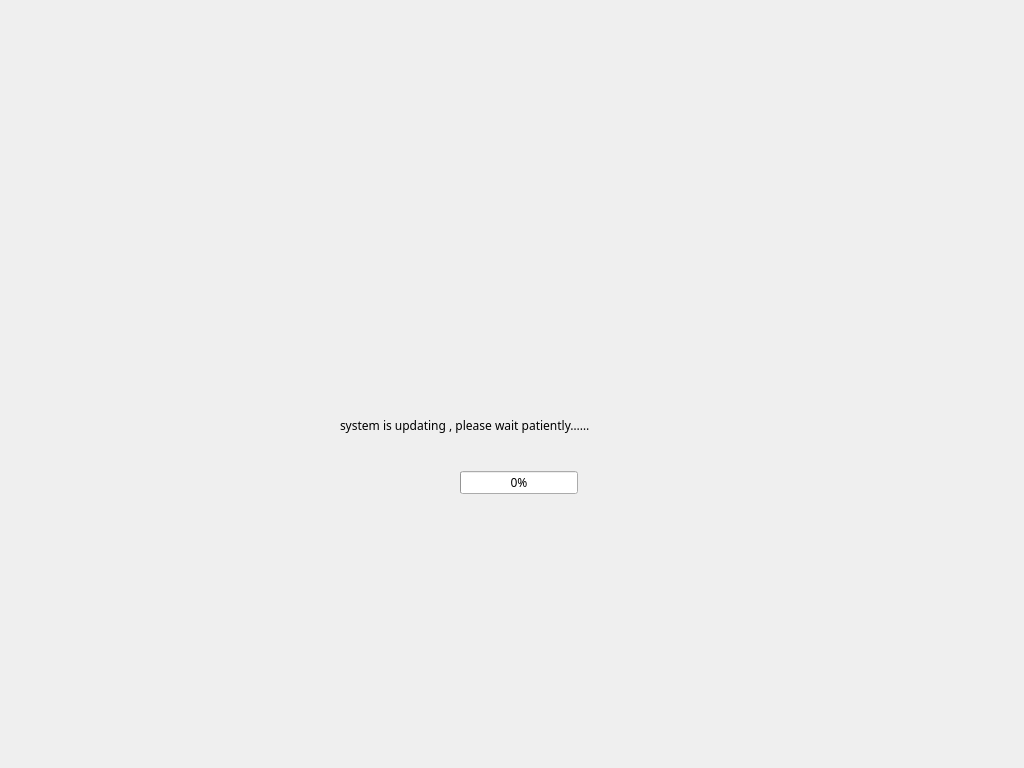
<?xml version="1.0" encoding="UTF-8"?>
<ui version="4.0">
 <class>FileUpdate</class>
 <widget class="QWidget" name="FileUpdate">
  <property name="geometry">
   <rect>
    <x>0</x>
    <y>0</y>
    <width>1024</width>
    <height>768</height>
   </rect>
  </property>
  <property name="font">
   <font>
    <family>FZCuQian-M17S</family>
   </font>
  </property>
  <property name="windowTitle">
   <string>Form</string>
  </property>
  <widget class="QProgressBar" name="progressBar">
   <property name="geometry">
    <rect>
     <x>460</x>
     <y>471</y>
     <width>118</width>
     <height>23</height>
    </rect>
   </property>
   <property name="value">
    <number>0</number>
   </property>
  </widget>
  <widget class="QLabel" name="label_text">
   <property name="geometry">
    <rect>
     <x>340</x>
     <y>410</y>
     <width>381</width>
     <height>31</height>
    </rect>
   </property>
   <property name="font">
    <font>
     <family>FZCuQian-M17S</family>
    </font>
   </property>
   <property name="text">
    <string>system is updating , please wait patiently……</string>
   </property>
  </widget>
 </widget>
 <resources/>
 <connections/>
</ui>
